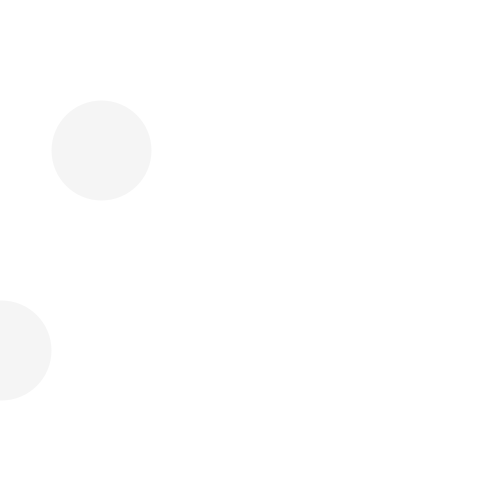
Frame 1 (no input)
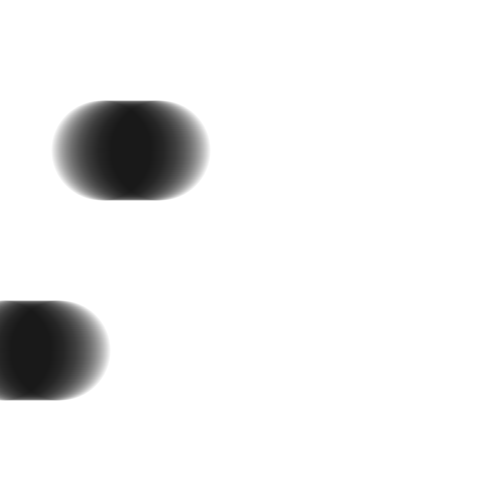
Frame 60 (the mouse pressed at the canvas centre just before this capture)
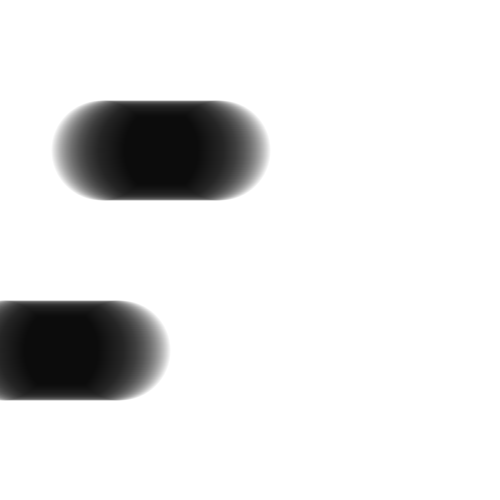
Frame 120 (the mouse held since frame 60 and released just before this capture)

The Processing sketch that drew these frames (run headless with seeded random() and noise(); from frame 60 on, the mouse is pressed at the canvas centre):

// Processing sketch: pierwszyRuch02CountWyscigi01
// ── pierwszyRuch02CountWyscigi01.pde
void setup()
{
  size(500, 500);
  strokeWeight(100);
  stroke(0, 10);
  background(255);
  frameRate(60);
}

void draw()
{
  point(frameCount+100, 150);
  point(frameCount, 350);
}
